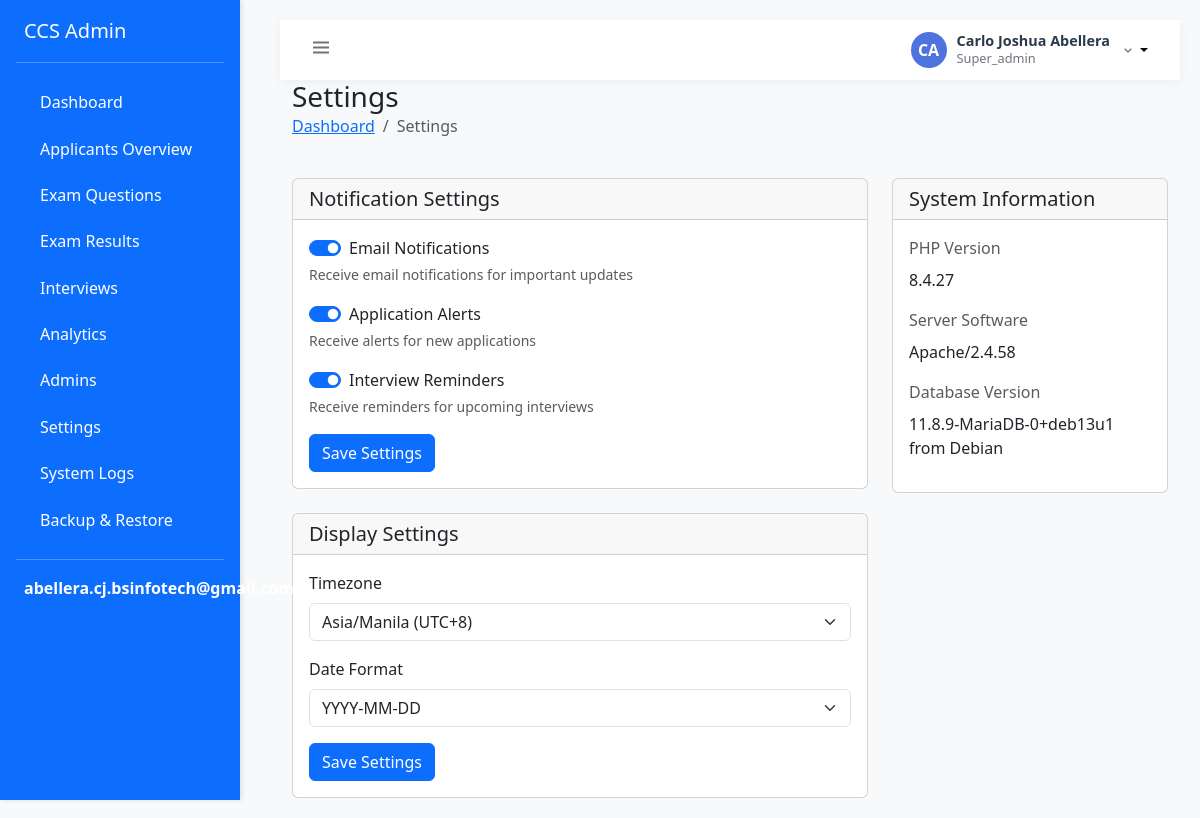
The app's page /admin/settings.php (signed in) with its own data.
### tables this page shows
CREATE TABLE `users` (
  `id` int(11) NOT NULL,
  `email` varchar(255) NOT NULL,
  `password` varchar(255) NOT NULL,
  `first_name` varchar(100) NOT NULL,
  `last_name` varchar(100) NOT NULL,
  `role` enum('super_admin','admin','applicant') NOT NULL,
  `status` enum('active','inactive','pending','approved','rejected') DEFAULT 'pending',
  `created_at` timestamp NOT NULL DEFAULT current_timestamp(),
  `updated_at` timestamp NOT NULL DEFAULT current_timestamp() ON UPDATE current_timestamp(),
  `updated_by` int(11) DEFAULT NULL
);

### config/database.php (called while the page is built, shortened)
<?php
class Database {
    private static $instance = null;
    private $connection;
    private function __construct() {
        try {
            $this->connection = new PDO(
                "mysql:host=localhost;dbname=ccs_screening",
                "root",
                ""
            );
            $this->connection->setAttribute(PDO::ATTR_ERRMODE, PDO::ERRMODE_EXCEPTION);
            $this->connection->setAttribute(PDO::ATTR_DEFAULT_FETCH_MODE, PDO::FETCH_ASSOC);
        } catch(PDOException $e) {
            die("Connection failed: " . $e->getMessage());
        }
    }
    public static function getInstance() {
        if (self::$instance === null) {
            self::$instance = new self();
        }
        return self::$instance;
    }
    public function getConnection() {
        return $this->connection;
    }
}
?>

### classes/Auth.php (called while the page is built, shortened)
<?php
class Auth {
    private $conn;
    public function __construct() {
        require_once __DIR__ . '/../config/database.php';
        $this->database = Database::getInstance();
        $this->conn = $this->database->getConnection();
    }
    public function isLoggedIn() {
        return isset($_SESSION['user_id']) && !empty($_SESSION['user_id']);
    }
    public function getCurrentUser() {
        try {
            $stmt = $this->conn->prepare("
                SELECT
                    u.*,
                    CASE
                        WHEN sa.user_id IS NOT NULL THEN 'super_admin'
                        WHEN a.user_id IS NOT NULL THEN 'admin'
                        ELSE u.role
                    END as role_type
                FROM users u
                LEFT JOIN super_admins sa ON u.id = sa.user_id
                LEFT JOIN admins a ON u.id = a.user_id
                WHERE u.id = ? AND u.status = 'active'
                LIMIT 1
            ");
            $stmt->execute([$_SESSION['user_id']]);
            $user = $stmt->fetch(PDO::FETCH_ASSOC);
            if ($user) {
                $user['role'] = $user['role_type'];
            }
            return $user;
        } catch (Exception $e) {
            error_log("Get current user error: " . $e->getMessage());
            return null;
        }
    }
}
?>

### admin/includes/layout.php (the view, shortened to what this page needs)
<?php
require_once __DIR__ . '/../../classes/Auth.php';
function admin_header($title = '') {
?>
<!DOCTYPE html>
<html lang="en">
<head>
    <link href="https://cdn.jsdelivr.net/npm/bootstrap@5.3.0/dist/css/bootstrap.min.css" rel="stylesheet">
    <link href='https://unpkg.com/boxicons@2.1.4/css/boxicons.min.css' rel='stylesheet'>
    <link href="https://cdn.jsdelivr.net/npm/metismenu/dist/metisMenu.min.css" rel="stylesheet">
</head>
<body>
    <div class="wrapper">
        <?php include 'sidebar.php'; ?>
        <div class="page-content-wrapper">
            <nav class="top-navbar">
                <button class="btn btn-link text-secondary px-1 py-0" id="sidebarToggle">
                    <i class="bx bx-menu fs-4"></i>
                </button>
                <div class="user-profile dropdown">
                    <button class="user-profile-btn dropdown-toggle" type="button" data-bs-toggle="dropdown" aria-expanded="false">
                        <div class="user-avatar">
                            <?php echo strtoupper(substr($user['first_name'], 0, 1) . substr($user['last_name'], 0, 1)); ?>
                        </div>
                        <div class="user-info">
                            <h6 class="user-name"><?php echo htmlspecialchars($user['first_name'] . ' ' . $user['last_name']); ?></h6>
                            <p class="user-role"><?php echo ucfirst($user['role']); ?></p>
                        </div>
                        <i class="bx bx-chevron-down text-secondary"></i>
                    </button>
                </div>
            </nav>
            <div class="content-wrapper">
<?php
}
function admin_footer() {
?>
            </div>
        </div>
    </div>
</body>
</html>
<?php } ?>

### admin/includes/sidebar.php (shortened to what this page needs)
<?php
require_once __DIR__ . '/../../classes/Auth.php';
global $auth;
$user = $auth->getCurrentUser();
function is_active($page_name) {
    return strpos($_SERVER['SCRIPT_NAME'], $page_name) !== false ? 'active' : '';
}
?>
<nav class="sidebar bg-primary">
    <div class="d-flex flex-column">
        <a href="/php-ccs/admin/super/dashboard.php" class="d-flex align-items-center mb-3 mb-md-0 me-md-auto text-white text-decoration-none">
            <span class="fs-5">CCS Admin</span>
        </a>
        <hr class="text-white my-3">
        <ul class="nav nav-pills flex-column mb-auto">
            <li class="nav-item">
                <a class="nav-link text-white <?php echo is_active('dashboard'); ?>" href="/php-ccs/admin/super/dashboard.php">
                    Dashboard
                </a>
            </li>
            <li class="nav-item">
                <a class="nav-link text-white <?php echo is_active('applicants'); ?>" href="/php-ccs/admin/super/applicants_overview.php">
                    Applicants Overview
                </a>
            </li>
            <li class="nav-item">
                <a class="nav-link text-white <?php echo is_active('manage_questions'); ?>" href="/php-ccs/admin/super/manage_questions.php">
                    Exam Questions
                </a>
            </li>
            <li class="nav-item">
                <a class="nav-link text-white <?php echo is_active('exam_results'); ?>" href="/php-ccs/admin/super/exam_results.php">
                    Exam Results
                </a>
            </li>
            <li class="nav-item">
                <a class="nav-link text-white <?php echo is_active('interview_list'); ?>" href="/php-ccs/admin/super/interview_list.php">
                    Interviews
                </a>
            </li>
            <li class="nav-item">
                <a class="nav-link text-white <?php echo is_active('analytics'); ?>" href="/php-ccs/admin/super/analytics.php">
                    Analytics
                </a>
            </li>
            <li class="nav-item">
                <a class="nav-link text-white <?php echo is_active('list_admins'); ?>" href="/php-ccs/admin/super/list_admins.php">
                    Admins
                </a>
            </li>
            <li class="nav-item">
                <a class="nav-link text-white <?php echo is_active('system_settings'); ?>" href="/php-ccs/admin/super/system_settings.php">
                    Settings
                </a>
            </li>
            <li class="nav-item">
                <a class="nav-link text-white <?php echo is_active('logs'); ?>" href="/php-ccs/admin/super/system_logs.php">
                    System Logs
                </a>
            </li>
            <li class="nav-item">
                <a class="nav-link text-white <?php echo is_active('backup'); ?>" href="/php-ccs/admin/super/backup.php">
                    Backup & Restore
                </a>
            </li>
        </ul>
        <hr class="text-white my-3">
        <div class="dropdown pb-3">
            <a href="#" class="d-flex align-items-center text-white text-decoration-none dropdown-toggle" id="dropdownUser" data-bs-toggle="dropdown" aria-expanded="false">
                <strong><?php echo htmlspecialchars($user['email']); ?></strong>
            </a>
        </div>
    </div>
</nav>

### admin/includes/layout.php (style rules this page uses)
body { min-height: 100vh; margin: 0; padding: 0; background-color: #f8f9fa; overflow-x: hidden; }
.wrapper { display: flex; min-height: 100vh; position: relative; }
.page-content-wrapper { position: relative; min-height: 100vh; margin-left: 260px; transition: margin-left 0.3s ease; width: calc(100% - 260px); background-color: #f8f9fa; padding: 20px; }
.top-navbar { background: #fff; height: 60px; padding: 0 1.5rem; display: flex; align-items: center; justify-content: space-between; box-shadow: 0 2px 10px rgba(0,0,0,0.05); position: sticky; top: 0; z-index: 999; }
.user-profile { position: relative; }
.user-profile-btn { display: flex; align-items: center; padding: 0.5rem; border: none; background: none; cursor: pointer; border-radius: 0.5rem; transition: all 0.3s ease; }
.user-avatar { width: 36px; height: 36px; border-radius: 50%; background: #4e73df; color: #fff; display: flex; align-items: center; justify-content: center; font-weight: 600; margin-right: 10px; }
.user-info { text-align: left; margin-right: 10px; }
.user-name { margin: 0; font-size: 0.9rem; font-weight: 600; color: #2b3a4a; }
.user-role { margin: 0; font-size: 0.8rem; color: #6c757d; }

### admin/includes/sidebar.php (style rules this page uses)
.sidebar { width: 240px; min-height: 100vh; position: fixed; top: 0; left: 0; z-index: 100; padding: 1rem; box-shadow: 2px 0 5px rgba(0,0,0,0.1); transition: all 0.3s ease; }
.sidebar .nav-link { padding: 0.5rem 1rem; margin: 0.2rem 0; border-radius: 0.25rem; font-weight: 500; transition: background-color 0.2s; position: relative; overflow: hidden; }
.sidebar .nav-link::after { content: ''; position: absolute; bottom: 0; left: 0; width: 0; height: 2px; background: rgba(255,255,255,0.5); transition: width 0.3s ease; }

### records on screen
users: email "abellera.cj.bsinfotech@gmail.com", first_name+last_name "CA", first_name+last_name "Carlo Joshua Abellera", role "Super_admin"

### other values on screen
PHP_VERSION "8.4.27"
$_SERVER['SERVER_SOFTWARE'] "Apache/2.4.58"
$version['version'] "11.8.9-MariaDB-0+deb13u1 from Debian"
